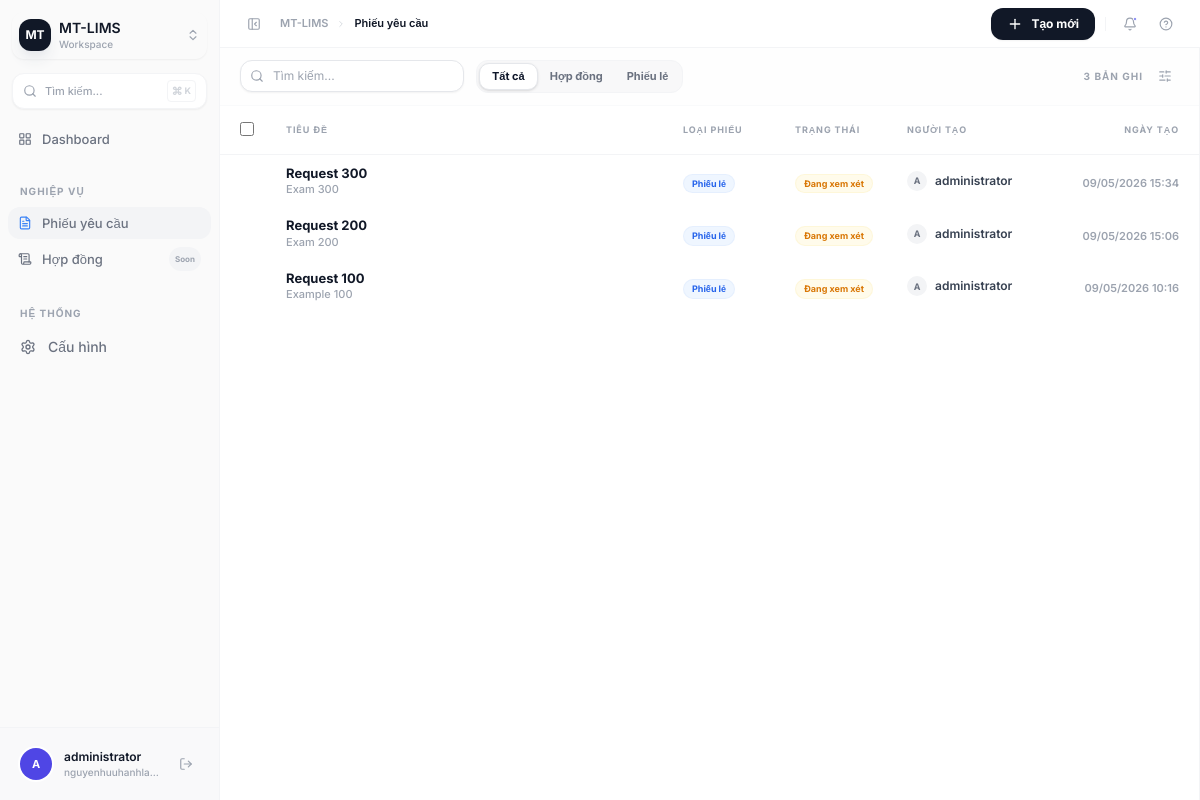
Screenshot of /requests/ (signed in) with the database file from the repository.
### request_form/models.py (models this page shows, shortened)
class Request(models.Model):
    class RequestType(models.TextChoices):
        CONTRACT = "contract", "Contract"
        SLIP = "slip", "Slip"
    class Status(models.TextChoices):
        REVIEWING = "reviewing", "Đang xem xét"
        IN_PROGRESS = "in_progress", "Đang thực hiện"
        COMPLETED = "completed", "Hoàn tất"
        CANCELLED = "cancelled", "Hủy bỏ"
    title = models.CharField(max_length=255)
    type = models.CharField(
        max_length=20,
        choices=RequestType.choices,
        default=RequestType.SLIP,
    )
    status = models.CharField(
        max_length=20,
        choices=Status.choices,
        default=Status.REVIEWING,
    )
    created_by = models.ForeignKey(
        User,
        on_delete=models.PROTECT,
        related_name="requests",
    )
    content = models.TextField()
    participants = models.JSONField(default=list, blank=True)
    project_information = models.JSONField(default=dict, blank=True)
    requesting_unit = models.JSONField(default=dict, blank=True)
    created_at = models.DateTimeField(auto_now_add=True)
    updated_at = models.DateTimeField(auto_now=True)

### request_form/views.py (the view)
# urls.py: path("requests/", request_list, name="request_list"),
@login_required
def request_list(request):
    requests = Request.objects.select_related("created_by").order_by("-created_at")
    return render(request, "request_form/request_list.html", {"requests": requests})

### templates/request_form/request_list.html (shortened to what this page needs)
{% extends "base.html" %}
{% block breadcrumb %}Phiếu yêu cầu{% endblock %}
{% block topbar_actions %}
<a href="{% url 'request_create' %}"
   class="flex items-center gap-2 px-4 py-2 bg-gray-900 text-white text-xs font-bold rounded-xl hover:bg-gray-800 transition-all shadow-sm">
  <i data-lucide="plus" class="w-4 h-4"></i>
  Tạo mới
</a>
{% endblock %}
{% block content %}
<div class="flex h-full bg-white" x-data="{ selected: null, detail: null }">
  <div class="flex-1 flex flex-col min-w-0 border-r border-gray-100">
    <div class="px-5 py-3 flex items-center justify-between border-b border-gray-50 bg-gray-50/20">
      <div class="flex items-center gap-3">
        <div class="relative group">
          <i data-lucide="search" class="absolute left-2.5 top-1/2 -translate-y-1/2 w-3.5 h-3.5 text-gray-400 group-focus-within:text-indigo-500 transition-colors"></i>
          <input
            type="text"
            placeholder="Tìm kiếm..."
            class="pl-8 pr-3 py-1.5 text-[12px] border border-gray-200 rounded-lg w-56 focus:outline-none focus:ring-2 focus:ring-indigo-500/20 focus:border-indigo-500 bg-white transition-all shadow-sm"
            id="searchInput"
            oninput="filterTable(this.value)"
          />
        </div>
        <div class="flex items-center p-0.5 bg-gray-100/50 rounded-lg border border-gray-100">
          <button onclick="setFilter('all')" id="filter-all"
            class="filter-btn active-filter px-3 py-1 text-[11px] font-bold rounded-md transition-all">
            Tất cả
          </button>
          <button onclick="setFilter('contract')" id="filter-contract"
            class="filter-btn px-3 py-1 text-[11px] font-bold rounded-md transition-all text-gray-500 hover:text-gray-900">
            Hợp đồng
          </button>
          <button onclick="setFilter('slip')" id="filter-slip"
            class="filter-btn px-3 py-1 text-[11px] font-bold rounded-md transition-all text-gray-500 hover:text-gray-900">
            Phiếu lẻ
          </button>
        </div>
      </div>
      <div class="flex items-center gap-2">
        <span class="text-[10px] font-bold text-gray-400 uppercase tracking-widest">{{ requests|length }} bản ghi</span>
        <button class="p-1.5 text-gray-400 hover:text-gray-900 rounded-lg hover:bg-gray-100 transition-all border border-transparent hover:border-gray-200">
          <i data-lucide="sliders-horizontal" class="w-3.5 h-3.5"></i>
        </button>
      </div>
    </div>
    <div class="flex-1 overflow-auto">
      <table class="w-full text-left border-separate border-spacing-0" id="requestTable">
        <thead class="sticky top-0 bg-white/80 backdrop-blur-md z-10">
          <tr class="border-b border-gray-100">
            <th class="px-5 py-3 w-10 border-b border-gray-100">
              <input type="checkbox" class="rounded border-gray-300 text-indigo-600 focus:ring-indigo-500 w-3.5 h-3.5" />
            </th>
            <th class="px-3 py-3 text-[9px] font-bold text-gray-400 uppercase tracking-widest border-b border-gray-100">Tiêu đề</th>
            <th class="px-3 py-3 text-[9px] font-bold text-gray-400 uppercase tracking-widest border-b border-gray-100 w-28">Loại phiếu</th>
            <th class="px-3 py-3 text-[9px] font-bold text-gray-400 uppercase tracking-widest border-b border-gray-100 w-28">Trạng thái</th>
            <th class="px-3 py-3 text-[9px] font-bold text-gray-400 uppercase tracking-widest border-b border-gray-100 w-36">Người tạo</th>
            <th class="px-5 py-3 text-[9px] font-bold text-gray-400 uppercase tracking-widest border-b border-gray-100 w-40 text-right">Ngày tạo</th>
          </tr>
        </thead>
        <tbody class="divide-y divide-gray-50" id="requestTableBody">
          {% for req in requests %}
          <tr
            class="hover:bg-indigo-50/30 cursor-pointer transition-all group request-row relative"
            data-type="{{ req.type }}"
            data-status="{{ req.status }}"
            data-status-display="{{ req.get_status_display }}"
            data-id="{{ req.id }}"
            data-title="{{ req.title }}"
            data-content="{{ req.content }}"
            data-participants='{{ req.participants|safe }}'
            data-project='{{ req.project_information|safe }}'
            data-unit='{{ req.requesting_unit|safe }}'
            data-created="{{ req.created_at|date:'d/m/Y H:i' }}"
            data-author="{{ req.created_by.get_full_name|default:req.created_by.username }}"
            data-reqtype="{{ req.get_type_display }}"
            onclick="openDetail(this)"
          >
            <td class="px-5 py-2.5">
            </td>
            <td class="px-3 py-2.5">
              <div class="flex flex-col">
                <span class="text-[13px] font-bold text-gray-900 group-hover:text-indigo-600 transition-colors leading-tight">{{ req.title }}</span>
                <span class="text-[11px] text-gray-400 line-clamp-1 font-medium">{{ req.content|truncatechars:50 }}</span>
              </div>
            </td>
            <td class="px-3 py-2.5">
              {% if req.type == 'contract' %}
              <span class="inline-flex items-center gap-1 px-2 py-0.5 rounded-full text-[9px] font-bold bg-indigo-50 text-indigo-600 border border-indigo-100/50">
                Hợp đồng
              </span>
              {% else %}
              <span class="inline-flex items-center gap-1 px-2 py-0.5 rounded-full text-[9px] font-bold bg-blue-50 text-blue-600 border border-blue-100/50">
                Phiếu lẻ
              </span>
              {% endif %}
            </td>
            <td class="px-3 py-2.5">
              {% if req.status == 'reviewing' %}
              <span class="inline-flex items-center gap-1 px-2 py-0.5 rounded-full text-[9px] font-bold bg-amber-50 text-amber-600 border border-amber-100/50">
                {{ req.get_status_display }}
              </span>
              {% elif req.status == 'in_progress' %}
              <span class="inline-flex items-center gap-1 px-2 py-0.5 rounded-full text-[9px] font-bold bg-blue-50 text-blue-600 border border-blue-100/50">
                {{ req.get_status_display }}
              </span>
              {% elif req.status == 'completed' %}
              <span class="inline-flex items-center gap-1 px-2 py-0.5 rounded-full text-[9px] font-bold bg-green-50 text-green-600 border border-green-100/50">
                {{ req.get_status_display }}
              </span>
              {% else %}
              <span class="inline-flex items-center gap-1 px-2 py-0.5 rounded-full text-[9px] font-bold bg-gray-50 text-gray-600 border border-gray-100/50">
                {{ req.get_status_display }}
              </span>
              {% endif %}
            </td>
            <td class="px-3 py-2.5">
              <div class="flex items-center gap-2">
                <div class="w-5 h-5 rounded-full bg-gray-100 flex items-center justify-center text-[9px] font-bold text-gray-500">
                  {{ req.created_by.username|first|upper }}
                </div>
                <span class="text-[12px] font-semibold text-gray-700">{{ req.created_by.get_full_name|default:req.created_by.username }}</span>
              </div>
            </td>
            <td class="px-5 py-2.5 text-right">
              <span class="text-[11px] font-semibold text-gray-400 group-hover:text-gray-600 transition-colors">{{ req.created_at|date:"d/m/Y H:i" }}</span>
            </td>
          </tr>
          {% endfor %}
        </tbody>
      </table>
    </div>
  </div>
</div>
{% endblock %}

### templates/base.html (shortened to what this page needs)
<!DOCTYPE html>
<html lang="vi" x-data="{ sidebarOpen: true }">
<head>
  <script src="https://cdn.tailwindcss.com"></script>
</head>
<body class="bg-white text-gray-800 antialiased h-screen flex overflow-hidden">
  <aside
    class="sidebar-transition flex-shrink-0 flex flex-col border-r border-gray-100 bg-[#fafafa] overflow-hidden"
    :class="sidebarOpen ? 'w-[220px]' : 'w-[64px]'"
  >
    <div class="p-3">
      <button class="w-full flex items-center gap-2 p-1.5 rounded-xl hover:bg-gray-200/50 transition-all group border border-transparent hover:border-gray-200/50 shadow-sm" :class="sidebarOpen ? '' : 'justify-center p-0 h-9 w-9 mx-auto'">
        <div class="w-8 h-8 rounded-lg bg-gray-900 flex items-center justify-center flex-shrink-0 shadow-lg shadow-gray-200">
          <span class="text-white text-xs font-bold">MT</span>
        </div>
        <div x-show="sidebarOpen" x-cloak class="text-left flex-1 min-w-0">
          <p class="text-sm font-semibold text-gray-900 leading-tight truncate">MT-LIMS</p>
          <p class="text-[10px] text-gray-400 font-medium">Workspace</p>
        </div>
        <i x-show="sidebarOpen" x-cloak data-lucide="chevrons-up-down" class="w-3.5 h-3.5 text-gray-400 group-hover:text-gray-600"></i>
      </button>
    </div>
    <div class="px-3 py-0.5" x-show="sidebarOpen" x-cloak>
      <button class="w-full flex items-center gap-2 px-2.5 py-1.5 rounded-lg border border-gray-100 bg-white shadow-sm hover:border-gray-200 transition-all text-gray-400 group">
        <i data-lucide="search" class="w-3.5 h-3.5 text-gray-400 group-hover:text-gray-600"></i>
        <span class="text-[11px] font-medium">Tìm kiếm...</span>
        <span class="ml-auto flex items-center gap-0.5 text-[9px] font-bold text-gray-300 border border-gray-100 rounded px-1 py-0.5">
          <span class="text-[11px]">⌘</span>K
        </span>
      </button>
    </div>
    <nav class="flex-1 overflow-y-auto px-2 py-3 space-y-0.5">
      <a href="{% url 'dashboard' %}"
         class="flex items-center gap-2.5 px-2.5 py-1.5 rounded-lg text-sm text-gray-500 hover:bg-gray-100 hover:text-gray-900 transition-all group {% if request.resolver_match.url_name == 'dashboard' %}nav-active{% endif %}"
         :class="sidebarOpen ? '' : 'justify-center px-0'">
        <i data-lucide="layout-grid" class="w-3.5 h-3.5 flex-shrink-0"></i>
        <span x-show="sidebarOpen" x-cloak class="font-medium text-[13px]">Dashboard</span>
      </a>
      <div class="pt-5 pb-1 px-3" x-show="sidebarOpen" x-cloak>
        <span class="text-[10px] font-bold text-gray-400 uppercase tracking-[0.1em]">Nghiệp vụ</span>
      </div>
      <a href="{% url 'request_list' %}"
         class="flex items-center gap-2.5 px-2.5 py-1.5 rounded-lg text-sm text-gray-500 hover:bg-gray-100 hover:text-gray-900 transition-all group {% if request.resolver_match.url_name == 'request_list' %}nav-active{% endif %}"
         :class="sidebarOpen ? '' : 'justify-center px-0'">
        <i data-lucide="file-text" class="w-3.5 h-3.5 flex-shrink-0"></i>
        <span x-show="sidebarOpen" x-cloak class="font-medium text-[13px]">Phiếu yêu cầu</span>
      </a>
      <a href="#"
         class="flex items-center gap-2.5 px-2.5 py-1.5 rounded-lg text-sm text-gray-500 hover:bg-gray-100 hover:text-gray-900 transition-all group"
         :class="sidebarOpen ? '' : 'justify-center px-0'">
        <i data-lucide="scroll-text" class="w-3.5 h-3.5 flex-shrink-0"></i>
        <span x-show="sidebarOpen" x-cloak class="font-medium text-[13px]">Hợp đồng</span>
        <span x-show="sidebarOpen" x-cloak class="ml-auto text-[8px] font-bold bg-gray-100 text-gray-400 rounded-full px-1.5 py-0.5">Soon</span>
      </a>
      <div class="pt-5 pb-1 px-3" x-show="sidebarOpen" x-cloak>
        <span class="text-[10px] font-bold text-gray-400 uppercase tracking-[0.1em]">Hệ thống</span>
      </div>
      <a href="/admin/"
         class="flex items-center gap-3 px-3 py-2 rounded-lg text-sm text-gray-500 hover:bg-gray-100 hover:text-gray-900 transition-all group"
         :class="sidebarOpen ? '' : 'justify-center px-0'">
        <i data-lucide="settings" class="w-4 h-4 flex-shrink-0"></i>
        <span x-show="sidebarOpen" x-cloak class="font-medium">Cấu hình</span>
      </a>
    </nav>
    <div class="p-3 bg-gray-50/50 border-t border-gray-100">
      <div class="flex items-center gap-3 p-2 rounded-xl transition-colors" :class="sidebarOpen ? '' : 'justify-center p-1'">
        <div class="w-8 h-8 rounded-full bg-indigo-600 flex items-center justify-center flex-shrink-0 ring-2 ring-white shadow-sm">
          <span class="text-white text-[11px] font-bold">{{ user.username|slice:":1"|upper }}</span>
        </div>
        <div x-show="sidebarOpen" x-cloak class="flex-1 min-w-0">
          <p class="text-xs font-semibold text-gray-900 truncate">{{ user.get_full_name|default:user.username }}</p>
          <p class="text-[10px] text-gray-400 font-medium truncate">{{ user.email|default:"mt-lims.local" }}</p>
        </div>
        <form action="{% url 'logout' %}" method="post" x-show="sidebarOpen" x-cloak>
          <button type="submit" class="p-1.5 rounded-lg hover:bg-red-50 text-gray-400 hover:text-red-500 transition-colors">
            <i data-lucide="log-out" class="w-3.5 h-3.5"></i>
          </button>
        </form>
      </div>
    </div>
  </aside>
  <div class="flex-1 flex flex-col overflow-hidden">
    <header class="h-12 border-b border-gray-100 flex items-center px-5 gap-3 flex-shrink-0 bg-white/80 backdrop-blur-md sticky top-0 z-20">
      <button
        @click="sidebarOpen = !sidebarOpen"
        class="p-1.5 rounded-lg hover:bg-gray-100 text-gray-400 hover:text-gray-900 transition-all flex-shrink-0 border border-transparent hover:border-gray-200"
        :title="sidebarOpen ? 'Thu gọn sidebar' : 'Mở rộng sidebar'"
      >
        <i :data-lucide="sidebarOpen ? 'panel-left-close' : 'panel-left-open'" class="w-3.5 h-3.5"></i>
      </button>
      <div class="flex items-center gap-2 text-[11px] font-semibold">
        <span class="text-gray-400">MT-LIMS</span>
        <i data-lucide="chevron-right" class="w-2.5 h-2.5 text-gray-300"></i>
        <span class="text-gray-900">{% block breadcrumb %}Trang chủ{% endblock %}</span>
      </div>
      <div class="ml-auto flex items-center gap-2">
        {% block topbar_actions %}{% endblock %}
        <button class="p-1.5 rounded-lg hover:bg-gray-100 text-gray-400 hover:text-gray-900 transition-all border border-transparent hover:border-gray-200 relative">
          <i data-lucide="bell" class="w-3.5 h-3.5"></i>
          <span class="absolute top-1.5 right-1.5 w-1 h-1 bg-indigo-500 rounded-full border border-white"></span>
        </button>
        <button class="p-1.5 rounded-lg hover:bg-gray-100 text-gray-400 hover:text-gray-900 transition-all border border-transparent hover:border-gray-200">
          <i data-lucide="help-circle" class="w-3.5 h-3.5"></i>
        </button>
      </div>
    </header>
    <main class="flex-1 overflow-auto bg-[#ffffff]">
      {% block content %}{% endblock %}
    </main>
  </div>
</body>
</html>

### rows the page displays
Request: title "Request 300", content "Exam 300", type "Phiếu lẻ", status "Đang xem xét", created_by.username|first "A", created_by.get_full_name "administrator", created_at "09/05/2026 15:34"
Request: title "Request 200", content "Exam 200", type "Phiếu lẻ", status "Đang xem xét", created_by.username|first "A", created_by.get_full_name "administrator", created_at "09/05/2026 15:06"
Request: title "Request 100", content "Example 100", type "Phiếu lẻ", status "Đang xem xét", created_by.username|first "A", created_by.get_full_name "administrator", created_at "09/05/2026 10:16"

### other values shown
{{ user.username|slice:":1"|upper }} "A"
{{ user.get_full_name|default:user.username }} "administrator"
{{ user.email|default:"mt-lims.local" }} "nguyenhuuhanhla…"
{{ requests|length }} "3"
